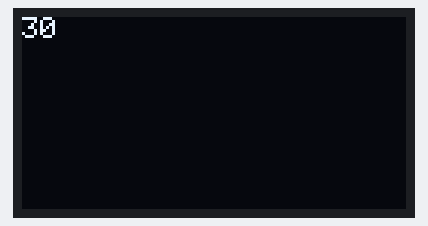
The sketch below on a simulated ESP32. Shown: 128×64 one-colour display.

Above: at 1.89 s.
At 6.56 s:
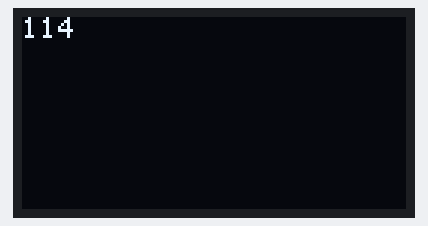
At 11.23 s:
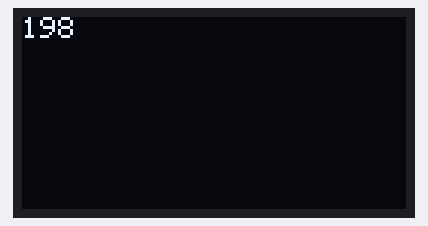
At 20.57 s:
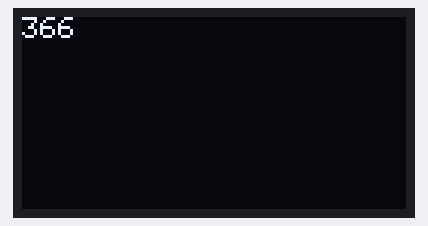
At 29.92 s:
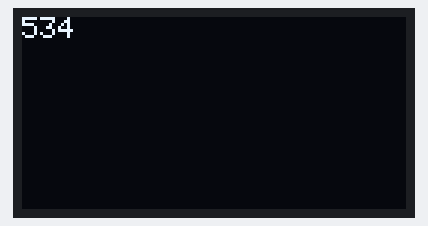
At 39.6 s:
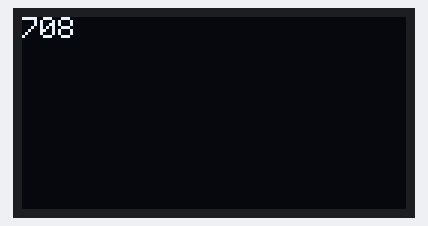

The sketch:

AirTHD_OLED.ino
```cpp
#include <Wire.h>
#include <Adafruit_SSD1306.h>

#define SDA 32
#define SCL 33
#define OLED_RESET 4

int i;

Adafruit_SSD1306 oled(128, 64, &Wire, OLED_RESET);

void setup() {
  // put your setup code here, to run once:

  Wire.begin(SDA,SCL);

}

void loop() {


  oled.begin(SSD1306_SWITCHCAPVCC, 0x3C);
  oled.setTextColor(WHITE);//开像素点发光
  oled.clearDisplay();//清屏
  oled.setTextSize(1); //设置字体大小


  // put your main code here, to run repeatedly:
  oled.clearDisplay();//清屏

  oled.setCursor(0, 0);//设置显示位置
  oled.println(i);
  i++;
  oled.display(); // 开显示
}
```
